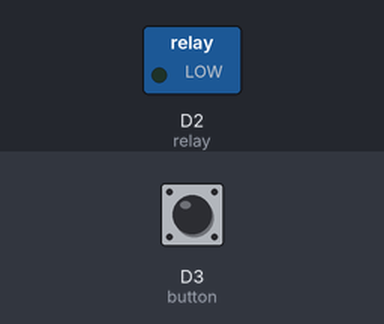
Bench run of a sketch on a simulated ESP8266 (NodeMCU). On the bench: switched loads named in the sketch (green lamp = pin HIGH). Dashed ring = blinking. Inputs (shaded band) come from the test bench; at power-on: D3 (button) HIGH. WiFi joins after 1.5 s; servers stay silent unless stated; what the sketch prints to the serial monitor is not drawn.

Above: at 2.7 s.
2.8 s: D3 (button) pulled LOW for 0.15 s
At 3.7 s:
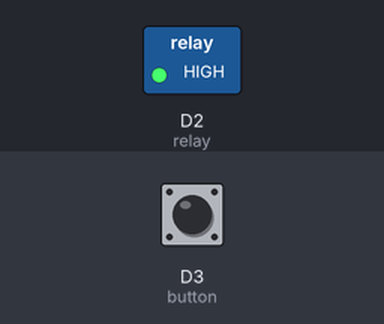
4.5 s: D3 (button) pulled LOW for 1 s
At 6.7 s:
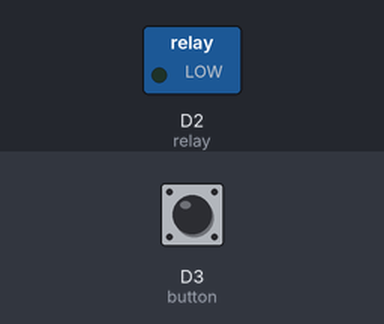
7.0 s: D3 (button) pulled LOW for 3.2 s
At 11.4 s:
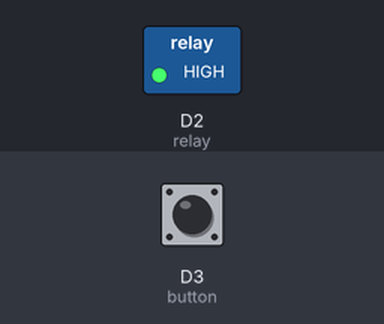
11.7 s: D3 (button) pulsed LOW 5 times (0.12 s each, 0.3 s apart)
At 12.35 s:
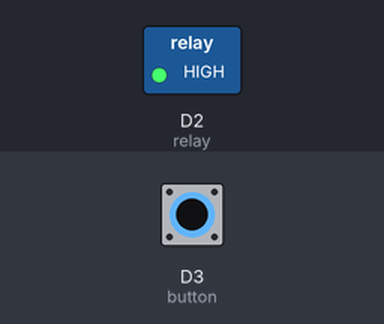
Timing chart, 0 to 14.7 s (numbered marks = the images above; inputs shaded):
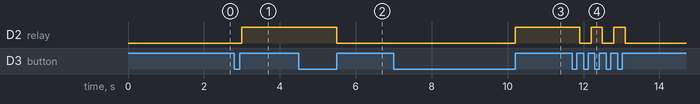

The sketch:

Custom_IoT_Device.ino
```cpp
#include <CallbackFunction.h>
#include <Switch.h>
#include <UpnpBroadcastResponder.h>
#include <ESP8266WiFi.h>
#include <ESP8266WebServer.h>
#include <WiFiUdp.h>
#include <functional>

// prototypes
boolean connectWifi();

//on/off callbacks
void lightOn();
void lightOff();

// Change this before you flash
const char* ssid = "AllYourBaseAreBelongToUs";
const char* password = "weAreNinjas";

boolean wifiConnected = false;

UpnpBroadcastResponder upnpBroadcastResponder;

Switch *light = NULL;

//relay pin setup for funct
int relay = D2;
int button = D3;
bool LightOn = false;

void setup()
{
 Serial.begin(74880);

  // Initialise wifi connection
  wifiConnected = connectWifi();

  if(wifiConnected){
    upnpBroadcastResponder.beginUdpMulticast();

    // Define your switches here. Max 14
    // Format: Alexa invocation name, local port no, on callback, off callback
    light = new Switch("Light", 80, lightOn, lightOff);

    Serial.println("Adding switches upnp broadcast responder");
    upnpBroadcastResponder.addDevice(*light);

    //relay pins setup i Used D1,D2,D3,D4,D5,D6,D7,D8 followed as assigned below, if you are willing to change Pin or planning to use extra please Check Image in Github File..:)
    pinMode(relay, OUTPUT);
    pinMode(button, INPUT);
    digitalWrite(relay, LOW);
  }
}

void loop()
{
   if(wifiConnected){
      upnpBroadcastResponder.serverLoop();
      light->serverLoop();
   }
   if(digitalRead(button) == LOW){
    while(digitalRead(button) != HIGH){
      delay(100);
    }
    if(LightOn){
      lightOff();
    }
    else{
      lightOn();
    }
  }
}

void lightOff() {
    Serial.print("Switch 1 turn off ...");
    digitalWrite(relay, LOW);   // sets relayOne off
    LightOn = false;
}

void lightOn() {
    Serial.print("Switch 1 turn on ...");
    digitalWrite(relay, HIGH);   // sets relayOne on
    LightOn = true;
}

// connect to wifi – returns true if successful or false if not
boolean connectWifi(){
  boolean state = true;
  int i = 0;

  WiFi.mode(WIFI_STA);
  WiFi.begin(ssid, password);
  Serial.println("");
  Serial.println("Connecting to WiFi");

  // Wait for connection
  Serial.print("Connecting ...");
  while (WiFi.status() != WL_CONNECTED) {
    delay(500);
    Serial.print(".");
    if (i > 10){
      state = false;
      break;
    }
    i++;
  }

  if (state){
    Serial.println("");
    Serial.print("Connected to ");
    Serial.println(ssid);
    Serial.print("IP address: ");
    Serial.println(WiFi.localIP());
  }
  else {
    Serial.println("");
    Serial.println("Connection failed.");
  }

  return state;
}
```

Switch.cpp
```cpp
#include "Switch.h"
#include "CallbackFunction.h"


//<<constructor>>
Switch::Switch(){
    Serial.println("default constructor called");
}
//Switch::Switch(String alexaInvokeName,unsigned int port){
Switch::Switch(String alexaInvokeName, unsigned int port, CallbackFunction oncb, CallbackFunction offcb){
    uint32_t chipId = ESP.getChipId();
    char uuid[64];
    sprintf_P(uuid, PSTR("38323636-4558-4dda-9188-cda0e6%02x%02x%02x"),
          (uint16_t) ((chipId >> 16) & 0xff),
          (uint16_t) ((chipId >>  8) & 0xff),
          (uint16_t)   chipId        & 0xff);

    serial = String(uuid);
    persistent_uuid = "Socket-1_0-" + serial+"-"+ String(port);

    device_name = alexaInvokeName;
    localPort = port;
    onCallback = oncb;
    offCallback = offcb;

    startWebServer();
}


//<<destructor>>
Switch::~Switch(){/*nothing to destruct*/}

void Switch::serverLoop(){
    if (server != NULL) {
        server->handleClient();
        delay(1);
    }
}

void Switch::startWebServer(){
  server = new ESP8266WebServer(localPort);

  server->on("/", [&]() {
    handleRoot();
  });


  server->on("/setup.xml", [&]() {
    handleSetupXml();
  });

  server->on("/upnp/control/basicevent1", [&]() {
    handleUpnpControl();
  });

  server->on("/eventservice.xml", [&]() {
    handleEventservice();
  });

  //server->onNotFound(handleNotFound);
  server->begin();

  Serial.println("WebServer started on port: ");
  Serial.println(localPort);
}

void Switch::handleEventservice(){
  Serial.println(" ########## Responding to eventservice.xml ... ########\n");

  String eventservice_xml = "<?scpd xmlns=\"urn:Belkin:service-1-0\"?>"
        "<actionList>"
          "<action>"
            "<name>SetBinaryState</name>"
            "<argumentList>"
              "<argument>"
                "<retval/>"
                "<name>BinaryState</name>"
                "<relatedStateVariable>BinaryState</relatedStateVariable>"
                "<direction>in</direction>"
              "</argument>"
            "</argumentList>"
             "<serviceStateTable>"
              "<stateVariable sendEvents=\"yes\">"
                "<name>BinaryState</name>"
                "<dataType>Boolean</dataType>"
                "<defaultValue>0</defaultValue>"
              "</stateVariable>"
              "<stateVariable sendEvents=\"yes\">"
                "<name>level</name>"
                "<dataType>string</dataType>"
                "<defaultValue>0</defaultValue>"
              "</stateVariable>"
            "</serviceStateTable>"
          "</action>"
        "</scpd>\r\n"
        "\r\n";

    server->send(200, "text/plain", eventservice_xml.c_str());
}

void Switch::handleUpnpControl(){
  Serial.println("########## Responding to  /upnp/control/basicevent1 ... ##########");

  //for (int x=0; x <= HTTP.args(); x++) {
  //  Serial.println(HTTP.arg(x));
  //}

  String request = server->arg(0);
  Serial.print("request:");
  Serial.println(request);

  if(request.indexOf("<BinaryState>1</BinaryState>") > 0) {
      Serial.println("Got Turn on request");
      onCallback();
  }

  if(request.indexOf("<BinaryState>0</BinaryState>") > 0) {
      Serial.println("Got Turn off request");
      offCallback();
  }

  server->send(200, "text/plain", "");
}

void Switch::handleRoot(){
  server->send(200, "text/plain", "You should tell Alexa to discover devices");
}

void Switch::handleSetupXml(){
  Serial.println(" ########## Responding to setup.xml ... ########\n");

  IPAddress localIP = WiFi.localIP();
  char s[16];
  sprintf(s, "%d.%d.%d.%d", localIP[0], localIP[1], localIP[2], localIP[3]);

  String setup_xml = "<?xml version=\"1.0\"?>"
        "<root>"
         "<device>"
            "<deviceType>urn:Belkin:device:controllee:1</deviceType>"
            "<friendlyName>"+ device_name +"</friendlyName>"
            "<manufacturer>Belkin International Inc.</manufacturer>"
            "<modelName>Emulated Socket</modelName>"
            "<modelNumber>3.1415</modelNumber>"
            "<UDN>uuid:"+ persistent_uuid +"</UDN>"
            "<serialNumber>221517K0101769</serialNumber>"
            "<binaryState>0</binaryState>"
            "<serviceList>"
              "<service>"
                  "<serviceType>urn:Belkin:service:basicevent:1</serviceType>"
                  "<serviceId>urn:Belkin:serviceId:basicevent1</serviceId>"
                  "<controlURL>/upnp/control/basicevent1</controlURL>"
                  "<eventSubURL>/upnp/event/basicevent1</eventSubURL>"
                  "<SCPDURL>/eventservice.xml</SCPDURL>"
              "</service>"
          "</serviceList>"
          "</device>"
        "</root>\r\n"
        "\r\n";

    server->send(200, "text/xml", setup_xml.c_str());

    Serial.print("Sending :");
    Serial.println(setup_xml);
}

String Switch::getAlexaInvokeName() {
    return device_name;
}

void Switch::respondToSearch(IPAddress& senderIP, unsigned int senderPort) {
  Serial.println("");
  Serial.print("Sending response to ");
  Serial.println(senderIP);
  Serial.print("Port : ");
  Serial.println(senderPort);

  IPAddress localIP = WiFi.localIP();
  char s[16];
  sprintf(s, "%d.%d.%d.%d", localIP[0], localIP[1], localIP[2], localIP[3]);

  String response =
       "HTTP/1.1 200 OK\r\n"
       "CACHE-CONTROL: max-age=86400\r\n"
       "DATE: Sat, 26 Nov 2016 04:56:29 GMT\r\n"
       "EXT:\r\n"
       "LOCATION: http://" + String(s) + ":" + String(localPort) + "/setup.xml\r\n"
       "OPT: \"http://schemas.upnp.org/upnp/1/0/\"; ns=01\r\n"
       "01-NLS: b9200ebb-736d-4b93-bf03-835149d13983\r\n"
       "SERVER: Unspecified, UPnP/1.0, Unspecified\r\n"
       "ST: urn:Belkin:device:**\r\n"
       "USN: uuid:" + persistent_uuid + "::urn:Belkin:device:**\r\n"
       "X-User-Agent: redsonic\r\n\r\n";

  UDP.beginPacket(senderIP, senderPort);
  UDP.write(response.c_str());
  UDP.endPacket();

   Serial.println("Response sent !");
}
```

Measured:
- after the input at 2.8 s, D2 (relay): LOW → HIGH after 0.20 s
- after the input at 4.5 s, D2 (relay): HIGH → LOW after 1.0 s
- after the input at 7.0 s, D2 (relay): LOW → HIGH after 3.2 s
- after the input at 11.7 s, D2 (relay): alternates HIGH for 0.30 s and LOW for 0.30 s, 5 changes in all, then stays LOW, starting after 0.20 s
